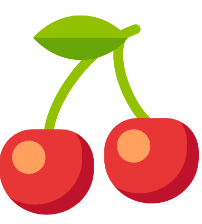
#> input picture cherry_img.png, 202 x 224 px, found by its file name
$ python main.py
#> lines starting #> are read from the running program, lines starting #| are printed output that depends on the picture
import cv2
import os
img = cv2.imread("/Users/muhammadtaqiriaz/Documents/opencv/cherry_img.png",1)
#> img is the input picture: shape (224, 202, 3); mean B, G, R 170.7, 190.2, 233.9
cv2.imshow("cherry image",img)
img2 = cv2.imread("/Users/muhammadtaqiriaz/Documents/opencv/cherry_img.png",0)
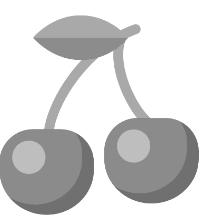
#> img2: shape (224, 202); min 112, max 255, mean 211.1
cv2.imshow("cherry image grey",img2)
b,g,r = cv2.split(img)
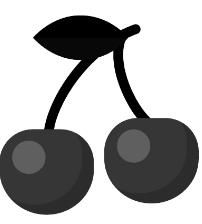
#> b: shape (224, 202); min 0, max 255, mean 170.7
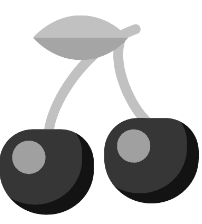
#> g: shape (224, 202); min 19, max 255, mean 190.2
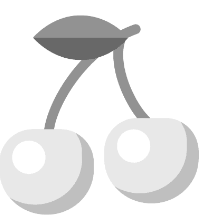
#> r: shape (224, 202); min 104, max 255, mean 233.9
cv2.imshow("blue saturation",b)
cv2.imshow("green saturation",g)
cv2.imshow("red saturation",r)
folder = "/Users/muhammadtaqiriaz/Documents/opencv/img_save"
os.chdir(folder)
cv2.imwrite("greyscale.png",img2)
cv2.imwrite("blue_saturation.png",b)
cv2.imwrite("green_saturation.png",g)
cv2.imwrite("red_saturation.png",r)
cv2.waitKey(0)
#cv2.destroyAllWindows()
